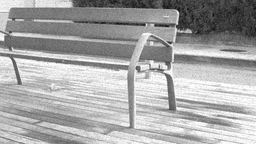
#> input picture HW2/ex1_images/noise.png, 256 x 144 px, shrunk from 1280 x 720 before the run, found by its file name
$ python ex1.py
#> lines starting #> are read from the running program, lines starting #| are printed output that depends on the picture; long printed decimals are rounded
import cv2
import matplotlib.pyplot as plt
import numpy as np
import math
import os


def read_img(img_path):
    """
        Read grayscale image
        Inputs:
        img_path: str: image path
        Returns:
        img: cv2 image
    """
#> called with img_path = 'HW2/ex1_images/noise.png'
    return cv2.imread(img_path, 0)
#> returned value is the input picture: shape (144, 256); min 16, max 255, mean 167.2


def padding_img(img, filter_size=3):
    """
    The surrogate function for the filter functions.
    The goal of the function: replicate padding the image such that when applying the kernel with the size of filter_size, the padded image will be the same size as the original image.
    WARNING: Do not use the exterior functions from available libraries such as OpenCV, scikit-image, etc. Just do from scratch using function from the numpy library or functions in pure Python.
    Inputs:
        img: cv2 image: original image
        filter_size: int: size of square filter
    Return:
        padded_img: cv2 image: the padding image
    """
  # Need to implement here
    pad_width = filter_size // 2

    padded_image = np.pad(img, (pad_width, pad_width), mode='edge')

    return padded_image

def mean_filter(img, filter_size=3):
    """
    Smoothing image with mean square filter with the size of filter_size. Use replicate padding for the image.
    WARNING: Do not use the exterior functions from available libraries such as OpenCV, scikit-image, etc. Just do from scratch using function from the numpy library or functions in pure Python.
    Inputs:
        img: cv2 image: original image
        filter_size: int: size of square filter,
    Return:
        smoothed_img: cv2 image: the smoothed image with mean filter.
    """
#> called with filter_size = 3
    # Need to implement here
    height, width = img.shape[:2]
#> height = 144; width = 256
    smoothed_img = np.zeros((height, width), dtype=np.float32)

    padded_image = padding_img(img, filter_size=filter_size)
#> in padding_img, `padded_image = np.pad(img, (pad_width, pad_width), mode='edge')`:
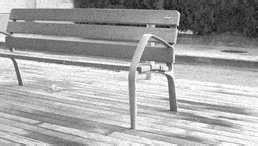
#> padded_image: shape (146, 258); min 16, max 255, mean 167.1

    pad_width = filter_size // 2
    for i in range(pad_width, height + pad_width):
        for j in range(pad_width, width + pad_width):
            matrix = padded_image[i - pad_width:i + pad_width + 1,
                                  j - pad_width:j + pad_width + 1]
            mean_value = np.mean(matrix)
            smoothed_img[i - pad_width, j - pad_width] = mean_value
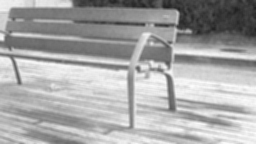
#> smoothed_img: shape (144, 256) float32; min 32.56, max 253.1, mean 167.2

    return np.array(smoothed_img, np.uint8)

def median_filter(img, filter_size=3):
    """
        Smoothing image with median square filter with the size of filter_size. Use replicate padding for the image.
        WARNING: Do not use the exterior functions from available libraries such as OpenCV, scikit-image, etc. Just do from scratch using function from the numpy library or functions in pure Python.
        Inputs:
            img: cv2 image: original image
            filter_size: int: size of square filter
        Return:
            smoothed_img: cv2 image: the smoothed image with median filter.
    """
    # Need to implement here
    height, width = img.shape[:2]
    smoothed_img = np.zeros((height, width), dtype=np.float32)

    padded_image = padding_img(img, filter_size=filter_size)
    pad_width = filter_size // 2

    for i in range(pad_width, height + pad_width):
        for j in range(pad_width, width + pad_width):

            matrix = padded_image[i - pad_width:i + pad_width + 1,
                                  j - pad_width:j + pad_width + 1].flatten()
            median_value = np.median(sorted(matrix))
            smoothed_img[i - pad_width, j - pad_width] = median_value

    return np.array(smoothed_img, np.uint8)

def psnr(gt_img, smooth_img):
    """
        Calculate the PSNR metric
        Inputs:
            gt_img: cv2 image: groundtruth image
            smooth_img: cv2 image: smoothed image
        Outputs:
            psnr_score: PSNR score
    """
    # Need to implement here
    gt_img = np.array(gt_img, dtype=np.float32)
    smooth_img = np.array(smooth_img, dtype=np.float32)
    square_error = np.square(gt_img - smooth_img)
    mse_score = np.mean(square_error)
    max_value = 255.0
    psnr_score = 10 * math.log10((max_value ** 2) / mse_score)

    return psnr_score

def show_res(before_img, after_img):
    """
        Show the original image and the corresponding smooth image
        Inputs:
            before_img: cv2: image before smoothing
            after_img: cv2: corresponding smoothed image
        Return:
            None
    """
    plt.figure(figsize=(12, 9))
    plt.subplot(1, 2, 1)
    plt.imshow(before_img, cmap='gray')
    plt.title('Before')

    plt.subplot(1, 2, 2)
    plt.imshow(after_img, cmap='gray')
    plt.title('After')
    plt.show()

if __name__ == '__main__':
    img_noise = "HW2/ex1_images/noise.png" # <- need to specify the path to the noise image
    img_gt = "HW2/ex1_images/ori_img.png" # <- need to specify the path to the gt image
    img = read_img(img_noise)
    filter_size = 3

    # Mean filter
    mean_smoothed_img = mean_filter(img, filter_size)
    show_res(img, mean_smoothed_img)
#> in show_res, `plt.show()`:
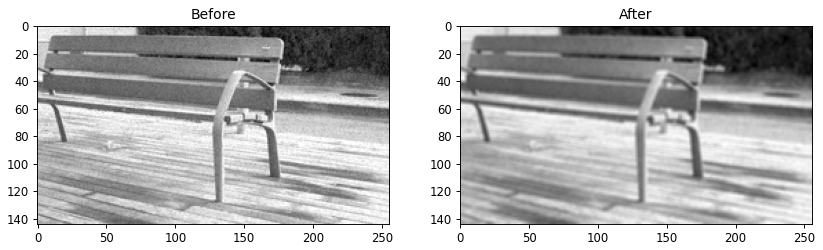
#> figure drawn by matplotlib, 2 panels
    print('PSNR score of mean filter: ', psnr(img, mean_smoothed_img))
#> in psnr, `square_error = np.square(gt_img - smooth_img)`:
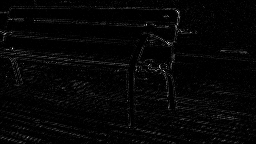
#> square_error: shape (144, 256) float32; min 0, max 6400, mean 154.4; drawn with min black and max white
#> in psnr, `mse_score = np.mean(square_error)`: mse_score = 154.4
#> in psnr, `psnr_score = 10 * math.log10((max_value ** 2) / mse_score)`: psnr_score = 26.24
#| PSNR score of mean filter:  26.243

    # Median filter
    median_smoothed_img = median_filter(img, filter_size)
#> after the loop in median_filter, `for i in range(pad_width, height + pad_width):`:
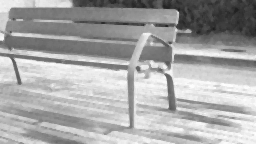
#> smoothed_img: shape (144, 256) float32; min 30, max 255, mean 167.4
    show_res(img, median_smoothed_img)
    print('PSNR score of median filter: ', psnr(img, median_smoothed_img))
#> in psnr (call 2), `square_error = np.square(gt_img - smooth_img)`:
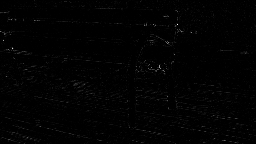
#> square_error: shape (144, 256) float32; min 0, max 11025, mean 104; drawn with min black and max white
#> in psnr (call 2), `mse_score = np.mean(square_error)`: mse_score = 104
#> in psnr (call 2), `psnr_score = 10 * math.log10((max_value ** 2) / mse_score)`: psnr_score = 27.96
#| PSNR score of median filter:  27.962
